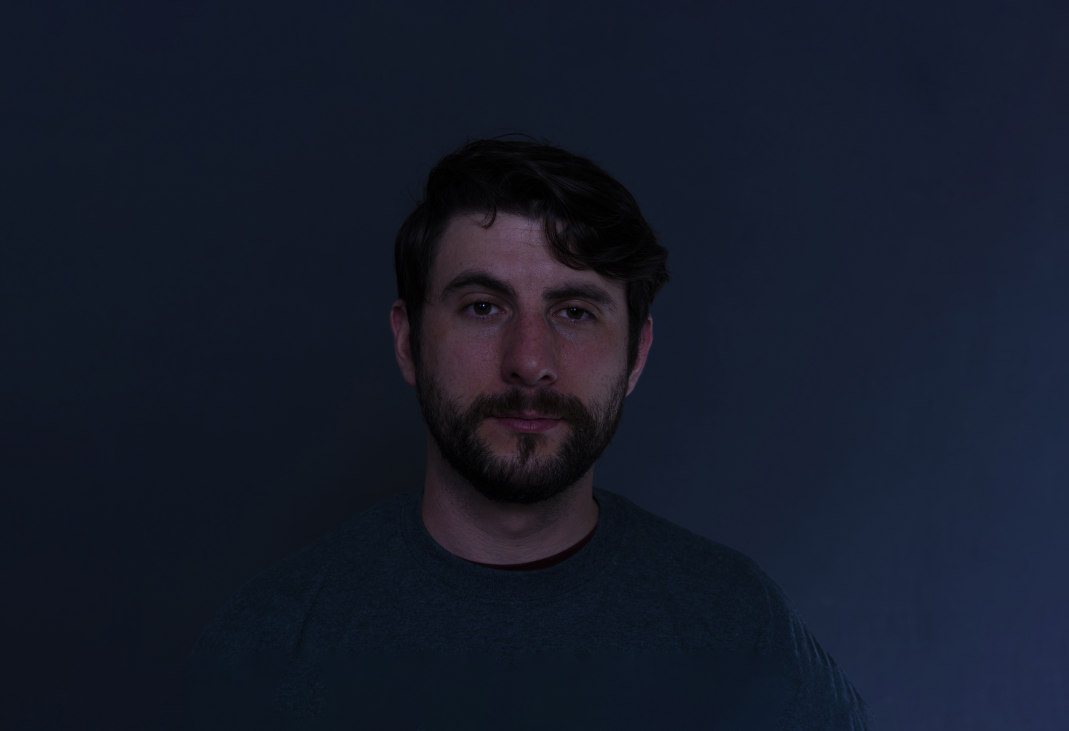
%> input picture MD_scanner_computer_2022-05-17/Images_PILOT/Face1_L.png, 2138 x 1462 px (shown at 1/2 size)
$ octave Step1_StereoImageRectification.m   (GNU Octave 9; MATLAB toolbox functions it lacks are replaced by stand-ins)
%> lines starting %> are read from the running program, lines starting %| are printed output that depends on the picture
close all
clear all

% Read Stereo Image Pair
I1 = imread('C:\Users\edeligia\Documents\GitHub\fMRI_3DFaces_MD_2021\Experiment\Images_PILOT\Face1_L.png'); % left
%> I1 is the input picture: size 1462x2138x3 uint8; mean R, G, B 20.9, 26.8, 41.4
I2 = imread('C:\Users\edeligia\Documents\GitHub\fMRI_3DFaces_MD_2021\Experiment\Images_PILOT\Face1_R.png'); % right
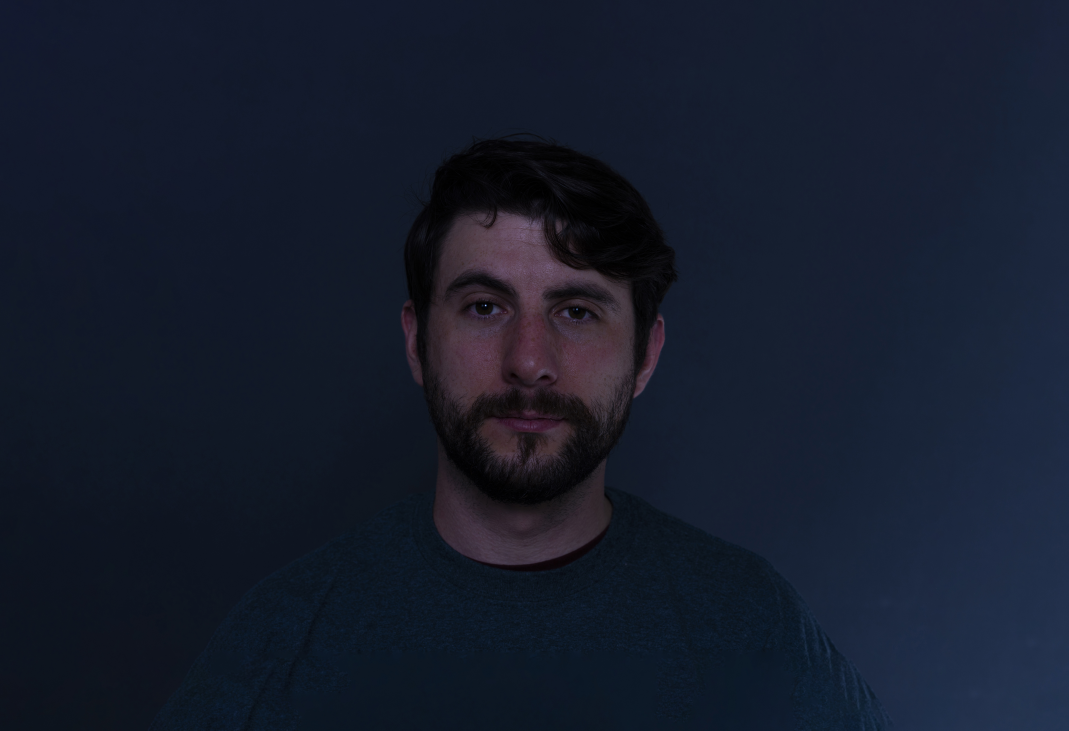
%> input picture MD_scanner_computer_2022-05-17/Images_PILOT/Face1_R.png, 2138 x 1462 px (shown at 1/2 size)
%> I2 is the input picture: size 1462x2138x3 uint8; mean R, G, B 21.3, 27.9, 43.4

% Convert to grayscale.
I1gray = rgb2gray(I1);
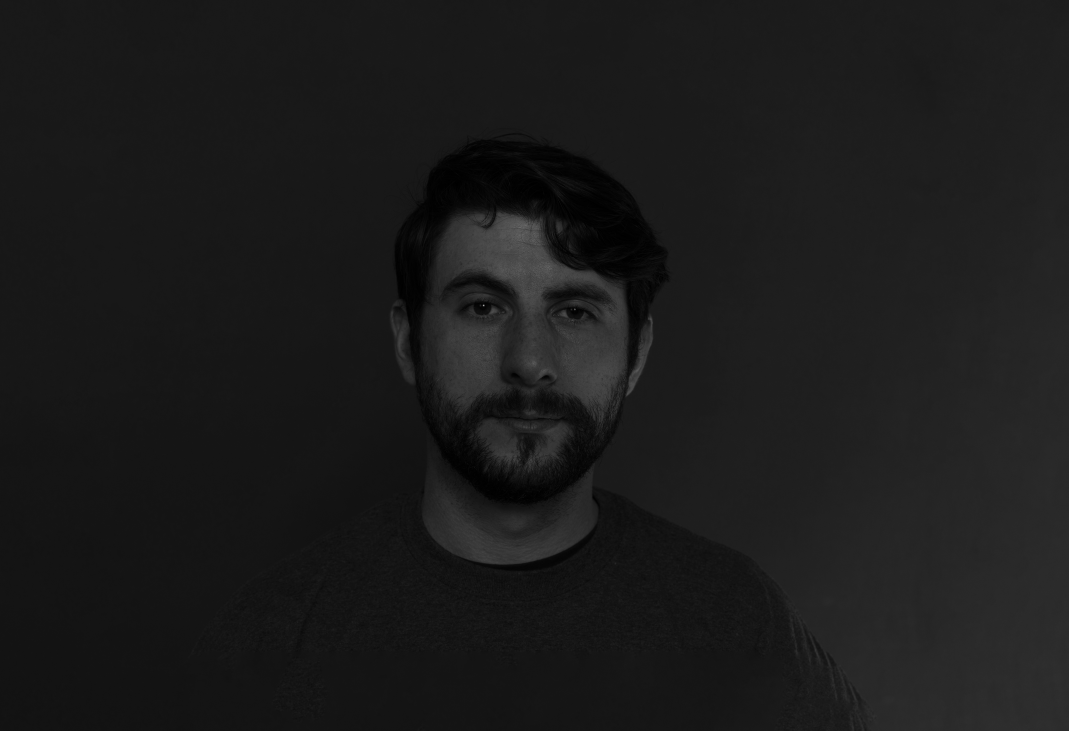
%> I1gray: size 1462x2138 uint8 (shown at 1/2 size); min 0, max 170, mean 26.8
I2gray = rgb2gray(I2);

figure(1);
imshowpair(I1, I2,"montage");
title("I1 (left); I2 (right)");

% Create Anaglyph
figure(2);
imshow(stereoAnaglyph(I1,I2));
%> (this line was passed over: stereoAnaglyph is not available in this run)
title("Composite Image (Red - Left Image, Cyan - Right Image)");

% Collect Interest Points from Each Image
%> (the run ends here)
